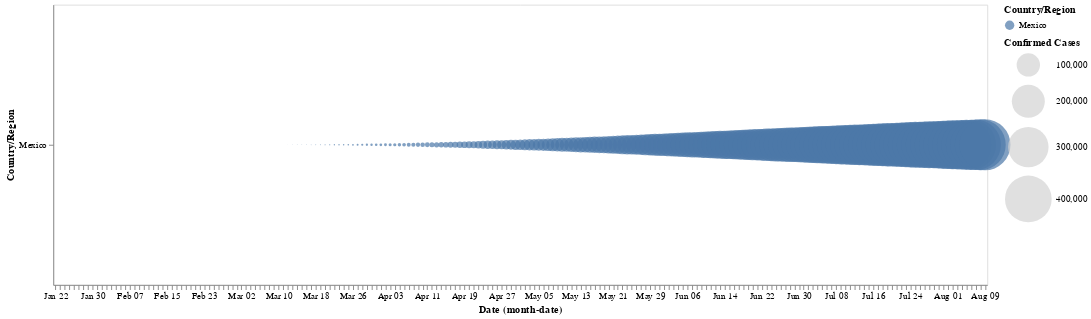

This figure's notebook cell:
### Code cell
bars = alt.Chart(selected_data).mark_bar().encode(
    y='Country/Region',
    color='Country/Region',
    x='sum(Confirmed):Q'
).properties(
    width=1000
).transform_filter(
    interval
)

circle

### Figure 1 — Vega-Lite specification as saved in the notebook (floating-point values rounded to 4 significant figures; data arrays with more than 128 entries replaced by an {"elided": "..."} marker saying what was removed)
{"config": {"view": {"continuousWidth": 400, "continuousHeight": 300}}, "data": {"name": "data-bdc1aa39d805d29ab9a127cf7a9d77b8"}, "mark": "circle", "encoding": {"color": {"condition": {"type": "nominal", "field": "Country/Region", "selection": "selector001"}, "value": "lightgray"}, "size": {"type": "quantitative", "field": "Confirmed", "legend": {"title": "Confirmed Cases"}, "scale": {"range": [0, 3000]}}, "x": {"type": "ordinal", "field": "Date", "timeUnit": "monthdate"}, "y": {"type": "nominal", "field": "Country/Region"}}, "height": 300, "selection": {"selector001": {"type": "interval"}}, "width": 1000, "$schema": "https://vega.github.io/schema/vega-lite/v4.8.1.json", "datasets": {"data-bdc1aa39d805d29ab9a127cf7a9d77b8": {"elided": "201 records"}}}
